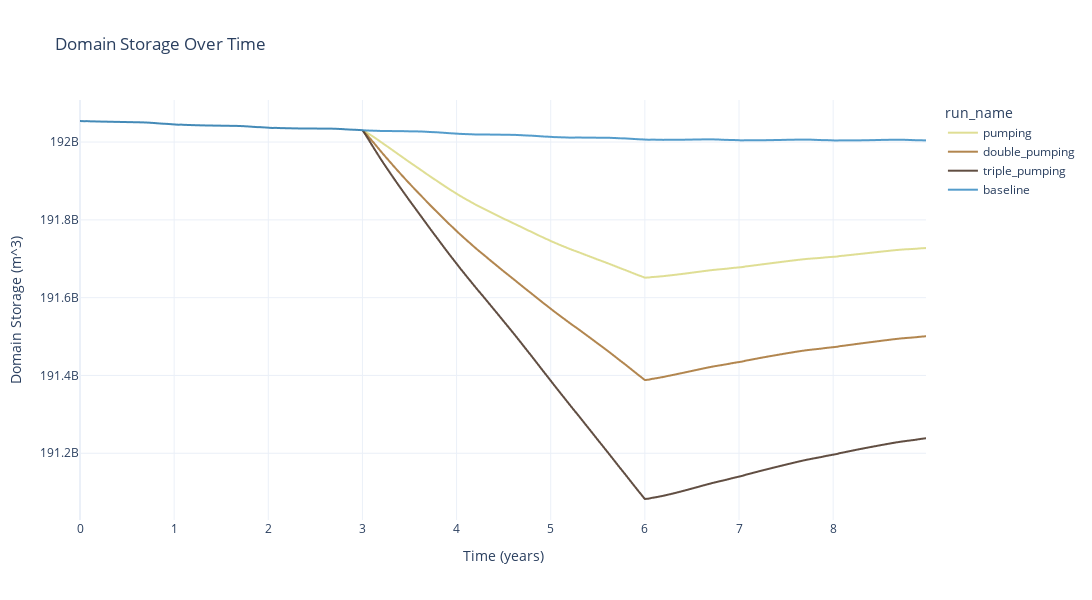

The notebook cell this image was saved under:
### Code cell
figure2 = px.line(full_runs, x=full_runs.index, y="total_storage", color="run_name",
        title="Domain Storage Over Time",
        labels={"time": "Time (years)", "total_storage": "Domain Storage (m^3)"},
        # color_discrete_sequence=["red", "blue", "skyblue"],
        width=2000, height=600,
        template="plotly_white",
        color_discrete_sequence=colors,
        )
figure2.update_traces(opacity=0.9)

### Figure 1 — Plotly figure (JSON) as saved in the notebook; plotly's stock layout.template omitted (floating-point values rounded to 4 significant figures; data arrays with more than 128 entries replaced by an {"elided": "..."} marker saying what was removed)
{"data": [{"hovertemplate": "run_name=pumping<br>Time (years)=%{x}<br>Domain Storage (m^3)=%{y}<extra></extra>", "legendgroup": "pumping", "line": {"color": "#DCDB89", "dash": "solid"}, "marker": {"symbol": "circle"}, "mode": "lines", "name": "pumping", "opacity": 0.9, "showlegend": true, "type": "scattergl", "x": {"elided": "657 float values"}, "xaxis": "x", "y": {"elided": "657 float values"}, "yaxis": "y"}, {"hovertemplate": "run_name=double_pumping<br>Time (years)=%{x}<br>Domain Storage (m^3)=%{y}<extra></extra>", "legendgroup": "double_pumping", "line": {"color": "#AA793C", "dash": "solid"}, "marker": {"symbol": "circle"}, "mode": "lines", "name": "double_pumping", "opacity": 0.9, "showlegend": true, "type": "scattergl", "x": {"elided": "657 float values"}, "xaxis": "x", "y": {"elided": "657 float values"}, "yaxis": "y"}, {"hovertemplate": "run_name=triple_pumping<br>Time (years)=%{x}<br>Domain Storage (m^3)=%{y}<extra></extra>", "legendgroup": "triple_pumping", "line": {"color": "#503B2E", "dash": "solid"}, "marker": {"symbol": "circle"}, "mode": "lines", "name": "triple_pumping", "opacity": 0.9, "showlegend": true, "type": "scattergl", "x": {"elided": "657 float values"}, "xaxis": "x", "y": {"elided": "657 float values"}, "yaxis": "y"}, {"hovertemplate": "run_name=baseline<br>Time (years)=%{x}<br>Domain Storage (m^3)=%{y}<extra></extra>", "legendgroup": "baseline", "line": {"color": "#4292C6", "dash": "solid"}, "marker": {"symbol": "circle"}, "mode": "lines", "name": "baseline", "opacity": 0.9, "showlegend": true, "type": "scattergl", "x": {"elided": "657 float values"}, "xaxis": "x", "y": {"elided": "657 float values"}, "yaxis": "y"}], "layout": {"height": 600, "legend": {"title": {"text": "run_name"}, "tracegroupgap": 0}, "title": {"text": "Domain Storage Over Time"}, "width": 2000, "xaxis": {"anchor": "y", "domain": [0, 1], "title": {"text": "Time (years)"}}, "yaxis": {"anchor": "x", "domain": [0, 1], "title": {"text": "Domain Storage (m^3)"}}}}
